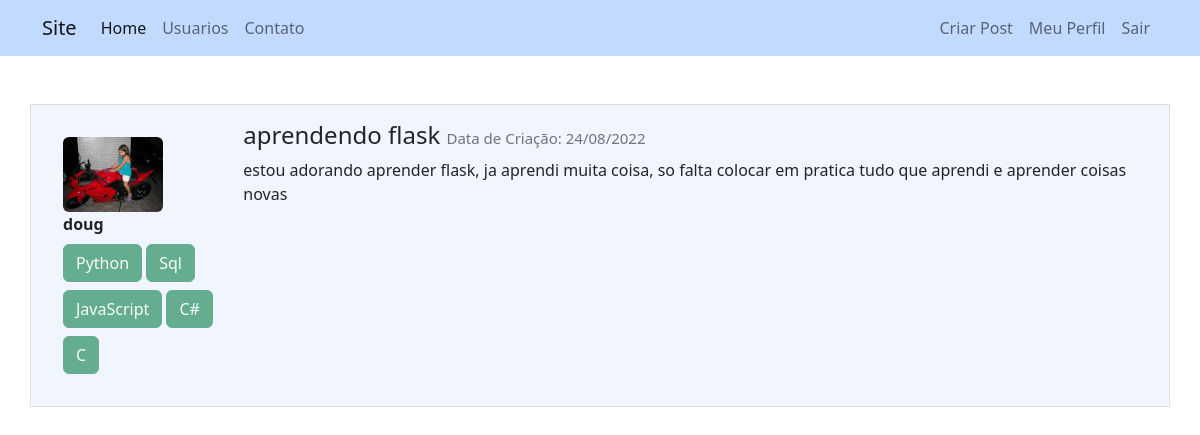
Screenshot of /post/6 (signed in) with the database file from the repository.
### comunidadeimpressionadora/models.py (models this page shows, shortened)
class Usuario(database.Model, UserMixin):
	id = database.Column(database.Integer, primary_key=True)
	username = database.Column(database.String, nullable=False)
	email = database.Column(database.String, nullable=False, unique=True)
	password = database.Column(database.String, nullable=False)
	foto = database.Column(database.String, default='default.jpg')
	post = database.relationship('Post', backref='autor', lazy=True)
	curso = database.Column(database.String, nullable=False, default='Não Informado')

class Post(database.Model):
	id = database.Column(database.Integer, primary_key=True)
	titulo = database.Column(database.String, nullable=False)
	corpo = database.Column(database.Text, nullable=False)
	data_criacao = database.Column(database.DateTime, nullable=False, default=datetime.utcnow)
	id_usuario = database.Column(database.Integer, database.ForeignKey('usuario.id'), nullable=False)

### comunidadeimpressionadora/routes.py (the view)
@app.route('/post/<post_id>', methods=['GET', 'POST'])
@login_required
def	exibir_post(post_id):
	post = Post.query.get(post_id)
	if current_user == post.autor:
		form = FormCriarPost()
		if request.method == 'GET':
			form.titulo.data = post.titulo
			form.corpo.data = post.corpo
		elif form.validate_on_submit():
			post.titulo = form.titulo.data
			post.corpo = form.corpo.data
			database.session.commit()
			flash('Post atualizado com suceeso', 'alert-success')
			return redirect(url_for('home'))
	else:
		form = None
	return render_template('post.html', post=post, form=form)

### comunidadeimpressionadora/models.py (called while the page is built)
@login_manager.user_loader
def load_usuario(id_usuario):
	return Usuario.query.get(int(id_usuario))

### comunidadeimpressionadora/templates/post.html (shortened to what this page needs)
{% extends 'base.html' %}
{% block body %}
    <div class="container-sm mt-5">
        <div class="row border mt-3 p-3 meupost ">
            <div class="col col-2 p-3">
                <div class="image pe-3" >
                    <img src="{{ url_for('static', filename='image/{}' .format(post.autor.foto)) }}"
                         class="rounded" width="100">
                </div>
                <strong>{{ post.autor.username }}</strong><br>
                {% for curso in post.autor.curso.split(';') %}
                    <button type="button" class="btn btn-success mt-2 disabled">{{ curso }}</button>
                {% endfor %}
                  </div>
                  <div class="col">
                       <h4>{{ post.titulo }}
                           <small class="text-muted" style="font-size: 15px">
                               Data de Criação: {{ post.data_criacao.strftime('%d/%m/%Y') }}
                           </small>
                       </h4>
                       <p>{{ post.corpo }}</p>
                  </div>
                  </div>
    </div>
{% endblock %}

### comunidadeimpressionadora/static/main.css (style rules this page uses)
.meupost { background: #f1f5ff !important; }

### rows the page displays
Usuario: foto (picture), autor.username "doug"
Post: titulo "aprendendo flask", data_criacao "24/08/2022", corpo "estou adorando aprender flask, ja aprendi muita coisa, so falta colocar em pratica tudo que aprendi e aprender coisas novas"

### other values shown
{{ curso }} "Python" "Sql" "JavaScript" "C#" "C"
